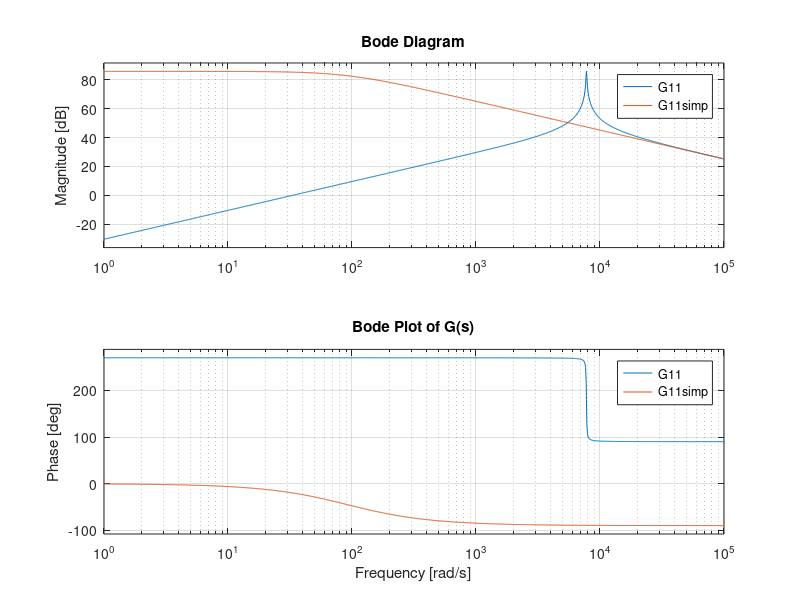

The MATLAB script that drew this image:
L = 0.4137e-3;
C = 40e-6%2.16e-3;
RL = 0.03799;
fs = 70e3;
Vb= 750;
D = 0.5;

s = tf('s');
den = s^2 + (RL/L)*s + 1/(L*C);
G11 = -(Vb/L)*s / den;
G12 = -(D/L)*s  / den;
G21 =  (Vb/(L*C)) / den;
G22 =  (D/(L*C))  / den;

G = [G11 G12;
     G21 G22];

G11simp = Vb/(s*L+RL)

figure
bode(G11, G11simp)
grid on
title('Bode Plot of G(s)')
